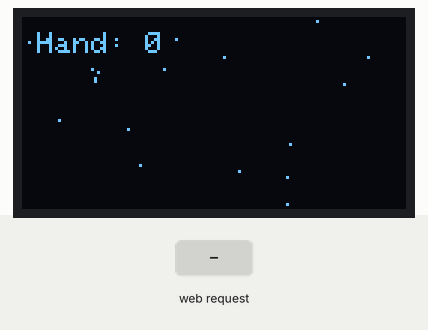
Bench run of a sketch on a simulated ESP8266 (NodeMCU). On the bench: 128×64 one-colour display. The inputs (shaded band) are chosen by the test bench. WiFi joins after 1.5 s; servers stay silent unless stated; random numbers use the default seed unless the sketch sets one; not simulated (calls return 0 or success): credentials.h; what the sketch prints to the serial monitor is not drawn.

Above: at 2.64 s.
At 3.77 s:
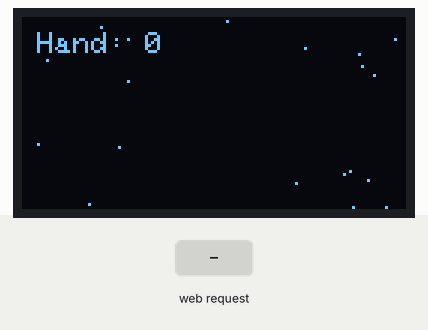
3.8 s: HTTP request GET /update?valor=1 received
At 3.9 s:
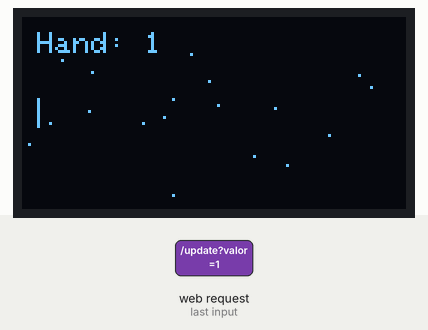

The sketch:

final_wifi.ino.ino
```cpp
#include <Arduino.h>
#include <ESP8266WiFi.h>
#include <ESP8266WebServer.h>
#include <Wire.h>
#include <Adafruit_GFX.h>
#include <Adafruit_SSD1306.h>

// Credenciais WiFi
#include "credentials.h" // Defina ssid e password aqui

#define SCREEN_WIDTH 128
#define SCREEN_HEIGHT 64
#define OLED_RESET    -1

Adafruit_SSD1306 display(SCREEN_WIDTH, SCREEN_HEIGHT, &Wire, OLED_RESET);
ESP8266WebServer server(80);

// Valor recebido do Python (0 a 100)
int handValue = 0;

// Função para desenhar barra horizontal e “confete”
void drawHand(int value) {
  display.clearDisplay();

  // Barra horizontal
  int barWidth = map(value, 0, 100, 0, SCREEN_WIDTH - 10);
  display.fillRect(5, SCREEN_HEIGHT/2 - 5, barWidth, 10, WHITE);

  // “Confete” aleatório
  for (int i = 0; i < 20; i++) {
    int x = random(SCREEN_WIDTH);
    int y = random(SCREEN_HEIGHT);
    display.drawPixel(x, y, WHITE);
  }

  // Texto
  display.setTextSize(1);
  display.setTextColor(WHITE);
  display.setCursor(5, 5);
  display.print("Hand: ");
  display.print(value);

  display.display();
}

// Rota HTTP para atualizar valor
void handleUpdate() {
  if (server.hasArg("valor")) {
    handValue = server.arg("valor").toInt();
    Serial.print("Recebido: ");
    Serial.println(handValue);
    server.send(200, "text/plain", "OK");
  } else {
    server.send(400, "text/plain", "Faltou o parametro 'valor'");
  }
}

void setup() {
  Serial.begin(115200);
  delay(1000);

  // Inicializa OLED
  if (!display.begin(SSD1306_SWITCHCAPVCC, 0x3C)) {
    Serial.println(F("Erro: OLED nao encontrado"));
    for (;;);
  }
  display.clearDisplay();
  display.display();

  // Conecta WiFi
  Serial.print("Ligando ao WiFi: ");
  Serial.println(ssid);
  WiFi.begin(ssid, password);
  while (WiFi.status() != WL_CONNECTED) {
    delay(500);
    Serial.print(".");
  }
  Serial.println("\nWiFi conectado!");
  Serial.print("IP: ");
  Serial.println(WiFi.localIP());

  // Rota /update
  server.on("/update", handleUpdate);
  server.begin();
  Serial.println("Servidor HTTP iniciado.");
}

void loop() {
  server.handleClient();    // Processa pedidos HTTP
  drawHand(handValue);      // Desenha valor recebido
  delay(100);               // Atualiza a cada 100ms
}
```
